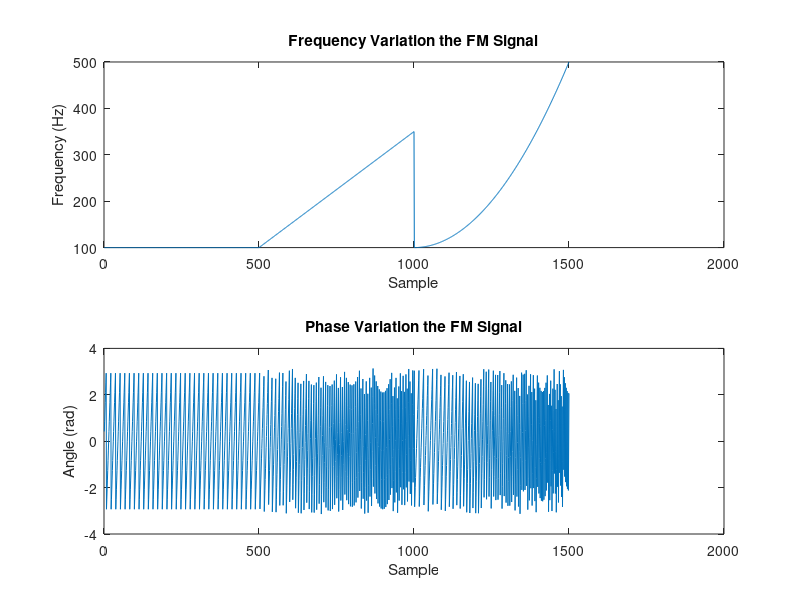
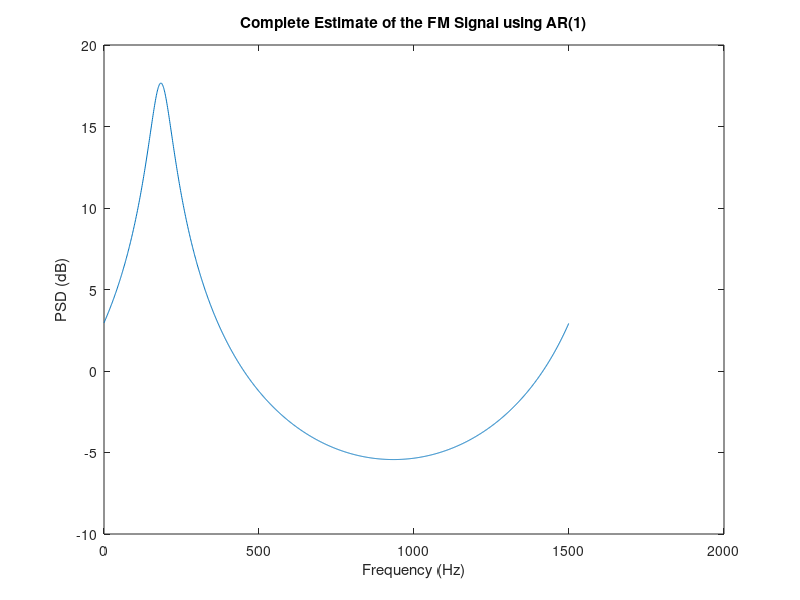
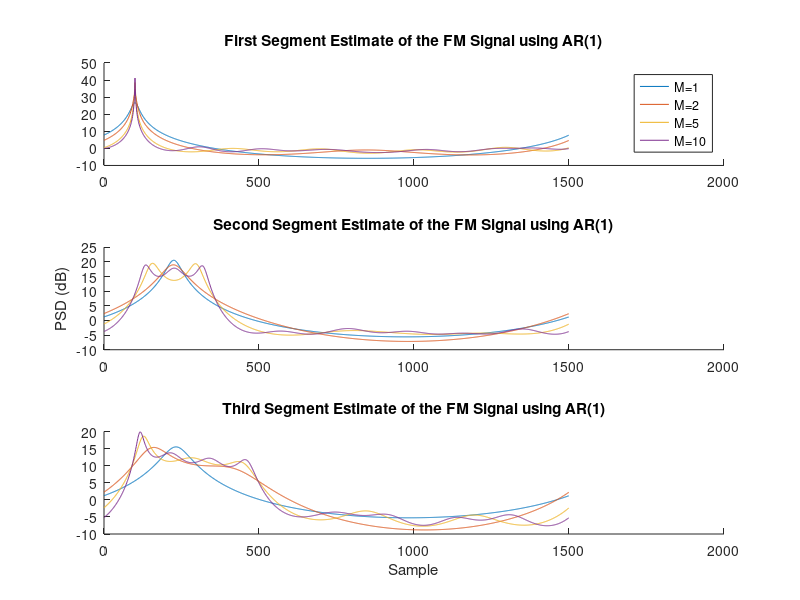

Write the MATLAB code that produced these figures, in order. (Note: this script raises an error after producing the figures.)
%% 3.2 Adaptive AR Model Based Time-Frequency Estimation
clear; close all; clc;

%% a)
fs = 1500;
N = 1500;
n = 1:N;

f = 100+(n-500)/2;
f(1:500) = 100;
f(1001:1500) = 100 + ((n(1001:1500)-1000)/25).^2;

var = 0.05;
noise = wgn(N,1,pow2db(var),'complex');

phase = cumsum(f);
modulation = exp(1j*(2*pi/fs*phase));
y =  exp(1j*(2*pi/fs*phase)) + noise';

figure(1)
subplot(2,1,1)
plot(f)
title('Frequency Variation the FM Signal')
xlabel('Sample')
ylabel('Frequency (Hz)')
subplot(2,1,2)
plot(angle(modulation))
title('Phase Variation the FM Signal')
xlabel('Sample')
ylabel('Angle (rad)')

coeff = aryule(y,1);
[h,w] = freqz(1,coeff,N,fs);
psd = abs(h).^2;

figure(2)
plot(w,pow2db(psd))
title('Complete Estimate of the FM Signal using AR(1)')
xlabel('Frequency (Hz)')
ylabel('PSD (dB)')
% 
% coeff1 = aryule(y(1:500),1);
% coeff2 = aryule(y(501:1000),1);
% coeff3 = aryule(y(1001:1500),1);
% 
% h1 = freqz(1,coeff1,N,fs);
% h2 = freqz(1,coeff2,N,fs);
% h3 = freqz(1,coeff3,N,fs);
% 
% psd1 = abs(h1).^2;
% psd2 = abs(h2).^2;
% psd3 = abs(h3).^2;

% plot(w,pow2db(psd1))
% plot(w,pow2db(psd2))
% plot(w,pow2db(psd3))

M = [1 2 5 10];
figure(3)
for i = 1:length(M)
    coeff1 = aryule(y(1:500),M(i));
    coeff2 = aryule(y(501:1000),M(i));
    coeff3 = aryule(y(1001:1500),M(i));

    h1 = freqz(1,coeff1,N,fs);
    h2 = freqz(1,coeff2,N,fs);
    h3 = freqz(1,coeff3,N,fs);

    psd1 = abs(h1).^2;
    psd2 = abs(h2).^2;
    psd3 = abs(h3).^2;
    
    subplot(3,1,1)
    hold on
    plot(w,pow2db(psd1))
    subplot(3,1,2)
    hold on
    plot(w,pow2db(psd2))
    subplot(3,1,3)
    hold on
    plot(w,pow2db(psd3))
    
end
subplot(3,1,1)
title('First Segment Estimate of the FM Signal using AR(1)')
legend('M=1','M=2','M=5','M=10')
subplot(3,1,2)
title('Second Segment Estimate of the FM Signal using AR(1)')
ylabel('PSD (dB)')
subplot(3,1,3)
title('Third Segment Estimate of the FM Signal using AR(1)')
xlabel('Sample')

%% b)
ypp = pp(y,1,1);
u = [1, 0.1, 0.01, 0.001];

for i = 1:length(u)
    [~, ~, w_h] = clms(ypp,y,u(i),0);
    for n = 1:N
        [h,w] = freqz(1, [1 -conj(w_h(n))], 1024,fs);
        H(:,n) = abs(h).^2;
    end
    % remove outliers
    medianH = 50 * median(median(H));
    H(H > medianH) = medianH;
    
    figure;
    surf(1:N,w,H,'EdgeColor','none');
    view(2);
    c = colorbar;
    c.Label.String = 'PSD (dB)';
    ylim([0 500])
    xlabel('Sample')
    ylabel('Frequency (Hz)')
end
figure(4)
title('CLMS-AR(1) Spectrogram \mu = 1')
figure(5)
title('CLMS-AR(1) Spectrogram \mu = 0.1')
figure(6)
title('CLMS-AR(1) Spectrogram \mu = 0.01')
figure(7)
title('CLMS-AR(1) Spectrogram \mu = 0.001')